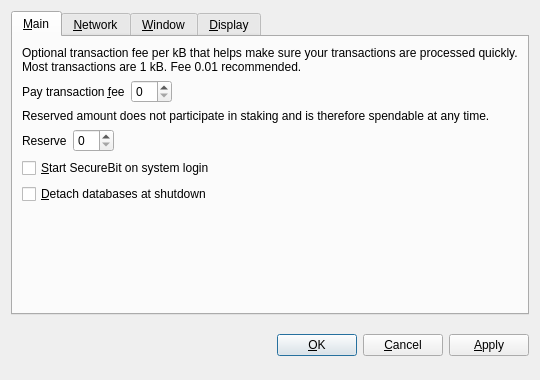
<?xml version="1.0" encoding="UTF-8"?>
<ui version="4.0">
 <class>OptionsDialog</class>
 <widget class="QDialog" name="OptionsDialog">
  <property name="geometry">
   <rect>
    <x>0</x>
    <y>0</y>
    <width>540</width>
    <height>380</height>
   </rect>
  </property>
  <property name="windowTitle">
   <string>Options</string>
  </property>
  <property name="modal">
   <bool>true</bool>
  </property>
  <layout class="QVBoxLayout" name="verticalLayout">
   <item>
    <widget class="QTabWidget" name="tabWidget">
     <property name="tabPosition">
      <enum>QTabWidget::North</enum>
     </property>
     <property name="currentIndex">
      <number>0</number>
     </property>
     <widget class="QWidget" name="tabMain">
      <attribute name="title">
       <string>&amp;Main</string>
      </attribute>
      <layout class="QVBoxLayout" name="verticalLayout_Main">
       <item>
        <widget class="QLabel" name="transactionFeeInfoLabel">
         <property name="text">
          <string>Optional transaction fee per kB that helps make sure your transactions are processed quickly. Most transactions are 1 kB. Fee 0.01 recommended.</string>
         </property>
         <property name="textFormat">
          <enum>Qt::PlainText</enum>
         </property>
         <property name="wordWrap">
          <bool>true</bool>
         </property>
        </widget>
       </item>
       <item>
        <layout class="QHBoxLayout" name="horizontalLayoutFee">
         <item>
          <widget class="QLabel" name="transactionFeeLabel">
           <property name="text">
            <string>Pay transaction &amp;fee</string>
           </property>
           <property name="textFormat">
            <enum>Qt::PlainText</enum>
           </property>
           <property name="buddy">
            <cstring>transactionFee</cstring>
           </property>
          </widget>
         </item>
         <item>
          <widget class="BitcoinAmountField" name="transactionFee"/>
         </item>
         <item>
          <spacer name="horizontalSpacerFee">
           <property name="orientation">
            <enum>Qt::Horizontal</enum>
           </property>
           <property name="sizeHint" stdset="0">
            <size>
             <width>40</width>
             <height>20</height>
            </size>
           </property>
          </spacer>
         </item>
        </layout>
       </item>
       <item>
        <widget class="QLabel" name="reserveBalanceInfoLabel">
         <property name="text">
          <string>Reserved amount does not participate in staking and is therefore spendable at any time.</string>
         </property>
         <property name="textFormat">
          <enum>Qt::PlainText</enum>
         </property>
         <property name="wordWrap">
          <bool>true</bool>
         </property>
        </widget>
       </item>
       <item>
        <layout class="QHBoxLayout" name="horizontalLayoutReserveBalance">
         <item>
          <widget class="QLabel" name="reserveBalanceLabel">
           <property name="text">
            <string>Reserve</string>
           </property>
           <property name="textFormat">
            <enum>Qt::PlainText</enum>
           </property>
           <property name="buddy">
            <cstring>reserveBalance</cstring>
           </property>
          </widget>
         </item>
         <item>
          <widget class="BitcoinAmountField" name="reserveBalance"/>
         </item>
         <item>
          <spacer name="horizontalSpacerReserveBalance">
           <property name="orientation">
            <enum>Qt::Horizontal</enum>
           </property>
           <property name="sizeHint" stdset="0">
            <size>
             <width>40</width>
             <height>20</height>
            </size>
           </property>
          </spacer>
         </item>
        </layout>
       </item>
       <item>
        <widget class="QCheckBox" name="bitcoinAtStartup">
         <property name="toolTip">
          <string>Automatically start SecureBit after logging in to the system.</string>
         </property>
         <property name="text">
          <string>&amp;Start SecureBit on system login</string>
         </property>
        </widget>
       </item>
       <item>
        <widget class="QCheckBox" name="detachDatabases">
         <property name="toolTip">
          <string>Detach block and address databases at shutdown. This means they can be moved to another data directory, but it slows down shutdown. The wallet is always detached.</string>
         </property>
         <property name="text">
          <string>&amp;Detach databases at shutdown</string>
         </property>
        </widget>
       </item>
       <item>
        <spacer name="verticalSpacer_Main">
         <property name="orientation">
          <enum>Qt::Vertical</enum>
         </property>
         <property name="sizeHint" stdset="0">
          <size>
           <width>20</width>
           <height>40</height>
          </size>
         </property>
        </spacer>
       </item>
      </layout>
     </widget>
     <widget class="QWidget" name="tabNetwork">
      <attribute name="title">
       <string>&amp;Network</string>
      </attribute>
      <layout class="QVBoxLayout" name="verticalLayout_Network">
       <item>
        <widget class="QCheckBox" name="mapPortUpnp">
         <property name="toolTip">
          <string>Automatically open the SecureBit client port on the router. This only works when your router supports UPnP and it is enabled.</string>
         </property>
         <property name="text">
          <string>Map port using &amp;UPnP</string>
         </property>
        </widget>
       </item>
       <item>
        <widget class="QCheckBox" name="connectSocks">
         <property name="toolTip">
          <string>Connect to the SecureBit network through a SOCKS proxy (e.g. when connecting through Tor).</string>
         </property>
         <property name="text">
          <string>&amp;Connect through SOCKS proxy:</string>
         </property>
        </widget>
       </item>
       <item>
        <layout class="QHBoxLayout" name="horizontalLayout_Network">
         <item>
          <widget class="QLabel" name="proxyIpLabel">
           <property name="text">
            <string>Proxy &amp;IP:</string>
           </property>
           <property name="textFormat">
            <enum>Qt::PlainText</enum>
           </property>
           <property name="buddy">
            <cstring>proxyIp</cstring>
           </property>
          </widget>
         </item>
         <item>
          <widget class="QValidatedLineEdit" name="proxyIp">
           <property name="maximumSize">
            <size>
             <width>140</width>
             <height>16777215</height>
            </size>
           </property>
           <property name="toolTip">
            <string>IP address of the proxy (e.g. 127.0.0.1)</string>
           </property>
          </widget>
         </item>
         <item>
          <widget class="QLabel" name="proxyPortLabel">
           <property name="text">
            <string>&amp;Port:</string>
           </property>
           <property name="textFormat">
            <enum>Qt::PlainText</enum>
           </property>
           <property name="buddy">
            <cstring>proxyPort</cstring>
           </property>
          </widget>
         </item>
         <item>
          <widget class="QLineEdit" name="proxyPort">
           <property name="maximumSize">
            <size>
             <width>55</width>
             <height>16777215</height>
            </size>
           </property>
           <property name="toolTip">
            <string>Port of the proxy (e.g. 9050)</string>
           </property>
          </widget>
         </item>
         <item>
          <widget class="QLabel" name="socksVersionLabel">
           <property name="text">
            <string>SOCKS &amp;Version:</string>
           </property>
           <property name="textFormat">
            <enum>Qt::PlainText</enum>
           </property>
           <property name="buddy">
            <cstring>socksVersion</cstring>
           </property>
          </widget>
         </item>
         <item>
          <widget class="QValueComboBox" name="socksVersion">
           <property name="toolTip">
            <string>SOCKS version of the proxy (e.g. 5)</string>
           </property>
          </widget>
         </item>
         <item>
          <spacer name="horizontalSpacer_Network">
           <property name="orientation">
            <enum>Qt::Horizontal</enum>
           </property>
           <property name="sizeHint" stdset="0">
            <size>
             <width>40</width>
             <height>20</height>
            </size>
           </property>
          </spacer>
         </item>
        </layout>
       </item>
       <item>
        <spacer name="verticalSpacer_Network">
         <property name="orientation">
          <enum>Qt::Vertical</enum>
         </property>
         <property name="sizeHint" stdset="0">
          <size>
           <width>20</width>
           <height>40</height>
          </size>
         </property>
        </spacer>
       </item>
      </layout>
     </widget>
     <widget class="QWidget" name="tabWindow">
      <attribute name="title">
       <string>&amp;Window</string>
      </attribute>
      <layout class="QVBoxLayout" name="verticalLayout_Window">
       <item>
        <widget class="QCheckBox" name="minimizeToTray">
         <property name="toolTip">
          <string>Show only a tray icon after minimizing the window.</string>
         </property>
         <property name="text">
          <string>&amp;Minimize to the tray instead of the taskbar</string>
         </property>
        </widget>
       </item>
       <item>
        <widget class="QCheckBox" name="minimizeOnClose">
         <property name="toolTip">
          <string>Minimize instead of exit the application when the window is closed. When this option is enabled, the application will be closed only after selecting Quit in the menu.</string>
         </property>
         <property name="text">
          <string>M&amp;inimize on close</string>
         </property>
        </widget>
       </item>
       <item>
        <spacer name="verticalSpacer_Window">
         <property name="orientation">
          <enum>Qt::Vertical</enum>
         </property>
         <property name="sizeHint" stdset="0">
          <size>
           <width>20</width>
           <height>40</height>
          </size>
         </property>
        </spacer>
       </item>
      </layout>
     </widget>
     <widget class="QWidget" name="tabDisplay">
      <attribute name="title">
       <string>&amp;Display</string>
      </attribute>
      <layout class="QVBoxLayout" name="verticalLayout_Display">
       <item>
        <layout class="QHBoxLayout" name="horizontalLayout_1_Display">
         <item>
          <widget class="QLabel" name="langLabel">
           <property name="text">
            <string>User Interface &amp;language:</string>
           </property>
           <property name="textFormat">
            <enum>Qt::PlainText</enum>
           </property>
           <property name="buddy">
            <cstring>lang</cstring>
           </property>
          </widget>
         </item>
         <item>
          <widget class="QValueComboBox" name="lang">
           <property name="toolTip">
            <string>The user interface language can be set here. This setting will take effect after restarting SecureBit.</string>
           </property>
          </widget>
         </item>
        </layout>
       </item>
       <item>
        <layout class="QHBoxLayout" name="horizontalLayout_2_Display">
         <item>
          <widget class="QLabel" name="unitLabel">
           <property name="text">
            <string>&amp;Unit to show amounts in:</string>
           </property>
           <property name="textFormat">
            <enum>Qt::PlainText</enum>
           </property>
           <property name="buddy">
            <cstring>unit</cstring>
           </property>
          </widget>
         </item>
         <item>
          <widget class="QValueComboBox" name="unit">
           <property name="toolTip">
            <string>Choose the default subdivision unit to show in the interface and when sending coins.</string>
           </property>
          </widget>
         </item>
        </layout>
       </item>
       <item>
        <widget class="QCheckBox" name="displayAddresses">
         <property name="toolTip">
          <string>Whether to show SecureBit addresses in the transaction list or not.</string>
         </property>
         <property name="text">
          <string>&amp;Display addresses in transaction list</string>
         </property>
        </widget>
       </item>
       <item>
        <widget class="QCheckBox" name="coinControlFeatures">
         <property name="toolTip">
          <string>Whether to show coin control features or not.</string>
         </property>
         <property name="text">
          <string>Display coin &amp;control features (experts only!)</string>
         </property>
        </widget>
       </item>
       <item>
        <spacer name="verticalSpacer_Display">
         <property name="orientation">
          <enum>Qt::Vertical</enum>
         </property>
         <property name="sizeHint" stdset="0">
          <size>
           <width>20</width>
           <height>40</height>
          </size>
         </property>
        </spacer>
       </item>
      </layout>
     </widget>
    </widget>
   </item>
   <item>
    <layout class="QHBoxLayout" name="horizontalLayout_Buttons">
     <item>
      <spacer name="horizontalSpacer_1">
       <property name="orientation">
        <enum>Qt::Horizontal</enum>
       </property>
       <property name="sizeHint" stdset="0">
        <size>
         <width>40</width>
         <height>48</height>
        </size>
       </property>
      </spacer>
     </item>
     <item>
      <widget class="QLabel" name="statusLabel">
       <property name="font">
        <font>
         <weight>75</weight>
         <bold>true</bold>
        </font>
       </property>
       <property name="text">
        <string/>
       </property>
       <property name="textFormat">
        <enum>Qt::PlainText</enum>
       </property>
       <property name="wordWrap">
        <bool>true</bool>
       </property>
      </widget>
     </item>
     <item>
      <spacer name="horizontalSpacer_2">
       <property name="orientation">
        <enum>Qt::Horizontal</enum>
       </property>
       <property name="sizeHint" stdset="0">
        <size>
         <width>40</width>
         <height>48</height>
        </size>
       </property>
      </spacer>
     </item>
     <item>
      <widget class="QPushButton" name="okButton">
       <property name="text">
        <string>&amp;OK</string>
       </property>
      </widget>
     </item>
     <item>
      <widget class="QPushButton" name="cancelButton">
       <property name="text">
        <string>&amp;Cancel</string>
       </property>
       <property name="autoDefault">
        <bool>false</bool>
       </property>
      </widget>
     </item>
     <item>
      <widget class="QPushButton" name="applyButton">
       <property name="text">
        <string>&amp;Apply</string>
       </property>
       <property name="autoDefault">
        <bool>false</bool>
       </property>
      </widget>
     </item>
    </layout>
   </item>
  </layout>
 </widget>
 <customwidgets>
  <customwidget>
   <class>BitcoinAmountField</class>
   <extends>QSpinBox</extends>
   <header>bitcoinamountfield.h</header>
  </customwidget>
  <customwidget>
   <class>QValueComboBox</class>
   <extends>QComboBox</extends>
   <header>qvaluecombobox.h</header>
  </customwidget>
  <customwidget>
   <class>QValidatedLineEdit</class>
   <extends>QLineEdit</extends>
   <header>qvalidatedlineedit.h</header>
  </customwidget>
 </customwidgets>
 <resources/>
 <connections/>
</ui>
